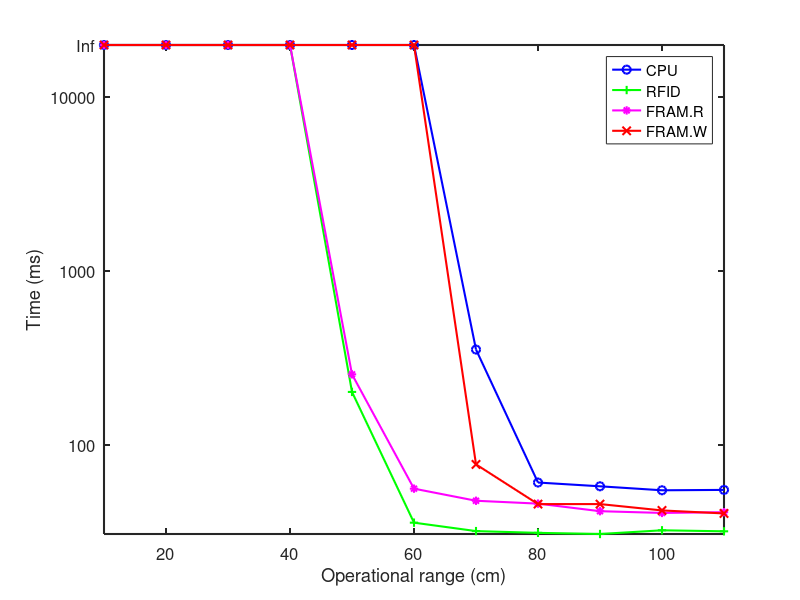

The MATLAB source for this figure:
clear all;
close all;
clc;

Ta_cpu = [20000,20000,20000,20000,20000,20000,354.6,60.95,57.98,55,55.28];
Ta_fram_W = [20000,20000,20000,20000,20000,20000,77.5,45.81,45.82,42.12,40.475];
Ta_fram_R = [20000,20000,20000,20000,255.34,56.2,47.88,46.10,41.70,40.75,41.15];
Ta_rfid = [20000,20000,20000,20000,202.29,35.82,32.04,31.30,30.83,32.38,31.95];
D = [10,20,30,40,50,60,70,80,90,100,110];



figure('Position', [440 378 560 620/3])
plot(D,Ta_cpu,'bo-',D,Ta_rfid,'g+-',D,Ta_fram_R,'m*-',D,Ta_fram_W,'rx-');
legend({'CPU';'RFID';'FRAM.R';'FRAM.W'})
xlabel('Operational range (cm)') 
ylabel('Time (ms)') 

ylim([0 20000])
xlim([10,110])
set(gca,'YTick',[10,100,1000,10000,20000])
set(gca,'YTickLabel',{'10','100','1000','10000','Inf'})
set (gca,'yscale', 'log')
set(gca, 'FontSize', 12, 'LineWidth', 1.5)
set(findobj(gca, 'type', 'line'), 'linew', 1.5)